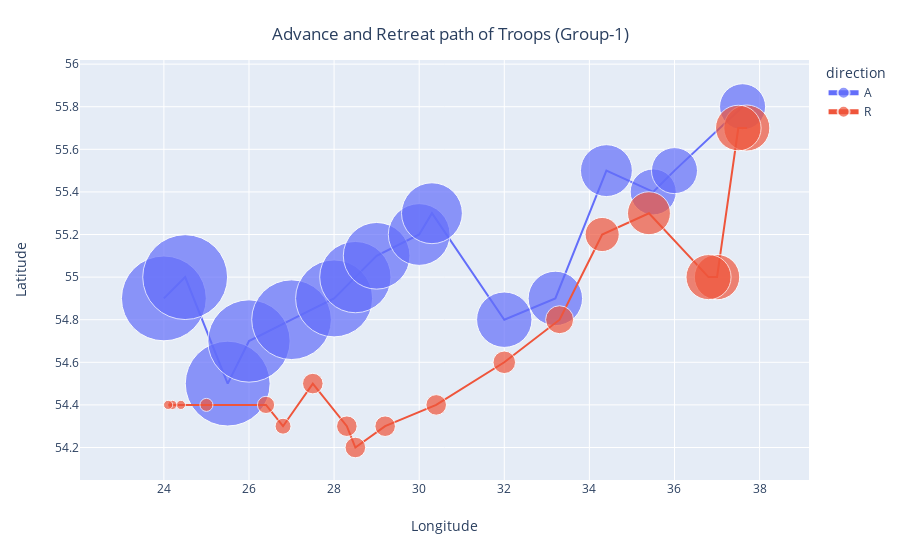
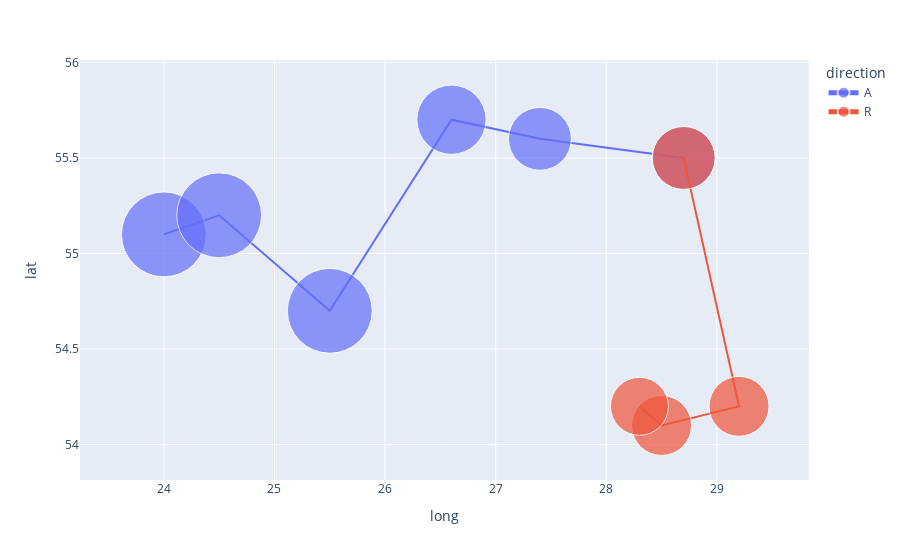

Notebook code for these charts, in order:
### Code cell
df_troops = pd.read_csv('minard-troops.csv')
# df_new.head()

df_troops_1 = df_troops[df_troops['group']==1]
df_troops_2 = df_troops[df_troops['group']==2]
df_troops_3 = df_troops[df_troops['group']==3]

# print(df_new_3.head())

import plotly.express as px
px.set_mapbox_access_token("pk.eyJ1IjoidGFwYXJpYWFua2l0IiwiYSI6ImNrNnZkMHcwYTAwbHAzZm8zaDZsYmw1MmMifQ.EJwk7nwt6TUoMFs-YlNNTQ")
# df = px.data.carshare()
fig = px.line_mapbox(df_troops_1, lat="lat", lon="long", color="direction",zoom=5)
fig.show()

import plotly.express as px
# df = px.data.gapminder()
fig = (px.scatter(df_troops_1, x="long", y="lat", size="survivors", color="direction",
           hover_name="survivors", size_max=60).update_traces(mode='lines+markers',showlegend=True))
fig.update_layout(
      title={
        'text': "Advance and Retreat path of Troops (Group-1)",
        'y':0.95,
        'x':0.5,
        'xanchor': 'center',
        'yanchor': 'top'},
    xaxis = dict(
#         autorange='reversed',
#         tickangle = 90,
        title_text = "Longitude",
#         title_font = {"size": 20},
        title_standoff = 25),
    yaxis = dict(
        title_text = "Latitude",
        title_standoff = 25))

fig.show()


import plotly.express as px
px.set_mapbox_access_token("pk.eyJ1IjoidGFwYXJpYWFua2l0IiwiYSI6ImNrNnZkMHcwYTAwbHAzZm8zaDZsYmw1MmMifQ.EJwk7nwt6TUoMFs-YlNNTQ")
# df = px.data.carshare()
fig = px.line_mapbox(df_troops_2, lat="lat", lon="long", color="direction",zoom=6)
fig.show()

import plotly.express as px
# df = px.data.gapminder()
fig = (px.scatter(df_troops_2, x="long", y="lat", size="survivors", color="direction",
           hover_name="survivors", size_max=60).update_traces(mode='lines+markers',showlegend=True))
fig.show()


import plotly.express as px
px.set_mapbox_access_token("pk.eyJ1IjoidGFwYXJpYWFua2l0IiwiYSI6ImNrNnZkMHcwYTAwbHAzZm8zaDZsYmw1MmMifQ.EJwk7nwt6TUoMFs-YlNNTQ")
# df = px.data.carshare()
fig = px.line_mapbox(df_troops_3, lat="lat", lon="long", color="direction",zoom=6)
fig.show()

import plotly.express as px
# df = px.data.gapminder()
fig = (px.scatter(df_troops_3, x="long", y="lat", size="survivors", color="direction",
           hover_name="survivors", size_max=60).update_traces(mode='lines+markers',showlegend=True))
fig.show()

### Figure 1 — Plotly figure (JSON) as saved in the notebook; plotly's stock layout.template omitted (floating-point values rounded to 4 significant figures)
{"data": [{"hoverlabel": {"namelength": 0}, "hovertemplate": "<b>%{hovertext}</b><br><br>direction=A<br>long=%{x}<br>lat=%{y}<br>survivors=%{marker.size}", "hovertext": [340000, 340000, 340000, 320000, 300000, 280000, 240000, 210000, 180000, 175000, 145000, 140000, 127100, 100000, 100000, 100000], "legendgroup": "A", "marker": {"color": "#636efa", "size": [340000, 340000, 340000, 320000, 300000, 280000, 240000, 210000, 180000, 175000, 145000, 140000, 127100, 100000, 100000, 100000], "sizemode": "area", "sizeref": 94.44, "symbol": "circle"}, "mode": "lines+markers", "name": "A", "showlegend": true, "type": "scatter", "x": [24, 24.5, 25.5, 26, 27, 28, 28.5, 29, 30, 30.3, 32, 33.2, 34.4, 35.5, 36, 37.6], "xaxis": "x", "y": [54.9, 55, 54.5, 54.7, 54.8, 54.9, 55, 55.1, 55.2, 55.3, 54.8, 54.9, 55.5, 55.4, 55.5, 55.8], "yaxis": "y"}, {"hoverlabel": {"namelength": 0}, "hovertemplate": "<b>%{hovertext}</b><br><br>direction=R<br>long=%{x}<br>lat=%{y}<br>survivors=%{marker.size}", "hovertext": [100000, 98000, 97000, 96000, 87000, 55000, 37000, 24000, 20000, 20000, 20000, 20000, 20000, 12000, 14000, 8000, 4000, 4000, 4000], "legendgroup": "R", "marker": {"color": "#EF553B", "size": [100000, 98000, 97000, 96000, 87000, 55000, 37000, 24000, 20000, 20000, 20000, 20000, 20000, 12000, 14000, 8000, 4000, 4000, 4000], "sizemode": "area", "sizeref": 94.44, "symbol": "circle"}, "mode": "lines+markers", "name": "R", "showlegend": true, "type": "scatter", "x": [37.7, 37.5, 37, 36.8, 35.4, 34.3, 33.3, 32, 30.4, 29.2, 28.5, 28.3, 27.5, 26.8, 26.4, 25, 24.4, 24.2, 24.1], "xaxis": "x", "y": [55.7, 55.7, 55, 55, 55.3, 55.2, 54.8, 54.6, 54.4, 54.3, 54.2, 54.3, 54.5, 54.3, 54.4, 54.4, 54.4, 54.4, 54.4], "yaxis": "y"}], "layout": {"legend": {"itemsizing": "constant", "title": {"text": "direction"}, "tracegroupgap": 0}, "margin": {"t": 60}, "title": {"text": "Advance and Retreat path of Troops (Group-1)", "x": 0.5, "xanchor": "center", "y": 0.95, "yanchor": "top"}, "xaxis": {"anchor": "y", "domain": [0, 1], "title": {"standoff": 25, "text": "Longitude"}}, "yaxis": {"anchor": "x", "domain": [0, 1], "title": {"standoff": 25, "text": "Latitude"}}}}

### Figure 2 — Plotly figure (JSON) as saved in the notebook; plotly's stock layout.template omitted (floating-point values rounded to 4 significant figures)
{"data": [{"hoverlabel": {"namelength": 0}, "hovertemplate": "<b>%{hovertext}</b><br><br>direction=A<br>long=%{x}<br>lat=%{y}<br>survivors=%{marker.size}", "hovertext": [60000, 60000, 60000, 40000, 33000, 33000], "legendgroup": "A", "marker": {"color": "#636efa", "size": [60000, 60000, 60000, 40000, 33000, 33000], "sizemode": "area", "sizeref": 16.67, "symbol": "circle"}, "mode": "lines+markers", "name": "A", "showlegend": true, "type": "scatter", "x": [24, 24.5, 25.5, 26.6, 27.4, 28.7], "xaxis": "x", "y": [55.1, 55.2, 54.7, 55.7, 55.6, 55.5], "yaxis": "y"}, {"hoverlabel": {"namelength": 0}, "hovertemplate": "<b>%{hovertext}</b><br><br>direction=R<br>long=%{x}<br>lat=%{y}<br>survivors=%{marker.size}", "hovertext": [33000, 30000, 30000, 28000], "legendgroup": "R", "marker": {"color": "#EF553B", "size": [33000, 30000, 30000, 28000], "sizemode": "area", "sizeref": 16.67, "symbol": "circle"}, "mode": "lines+markers", "name": "R", "showlegend": true, "type": "scatter", "x": [28.7, 29.2, 28.5, 28.3], "xaxis": "x", "y": [55.5, 54.2, 54.1, 54.2], "yaxis": "y"}], "layout": {"legend": {"itemsizing": "constant", "title": {"text": "direction"}, "tracegroupgap": 0}, "margin": {"t": 60}, "xaxis": {"anchor": "y", "domain": [0, 1], "title": {"text": "long"}}, "yaxis": {"anchor": "x", "domain": [0, 1], "title": {"text": "lat"}}}}
